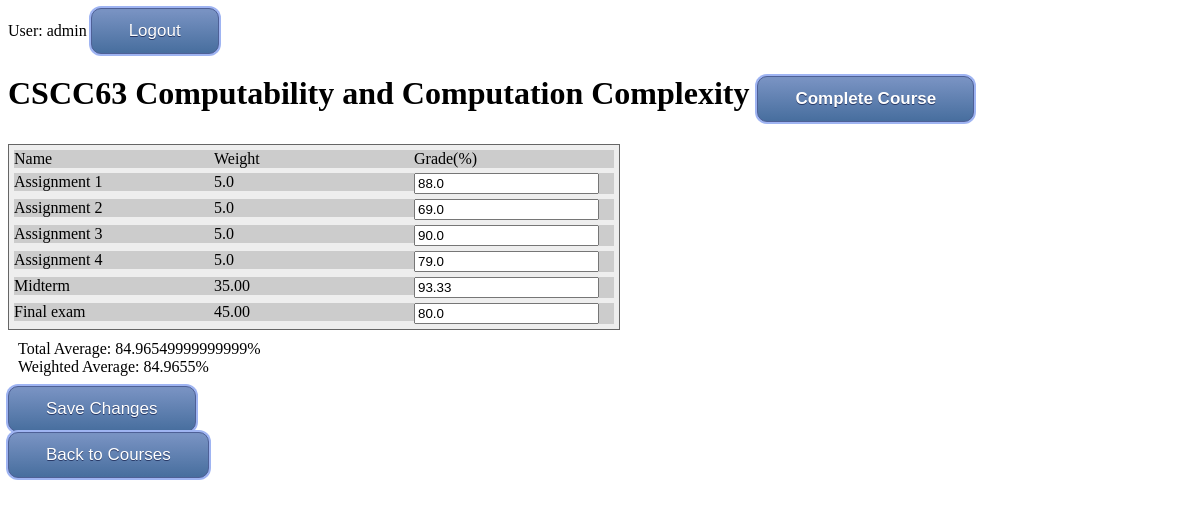
/courses/13/ (signed in), run on the app's committed database.
### courses/models.py (models this page shows, shortened)
class Course(models.Model):
    course_code = models.CharField(max_length=20)
    course_name = models.CharField(max_length=200)
    def validate_weight(self):
        weight = 0.0
        assessments = Assessment.objects.filter(course=self)
        for assessment in assessments:
            weight += float(assessment.weight)
        return (weight == 100.0)
    def getTotalAverage(self, user_id):
        if not Course.validate_weight(self):
            return 0.0
        mark = 0.0
        assessments = Assessment.objects.filter(course=self)
        for asm in assessments:
            grades = Grade.objects.filter(assessment=asm, user_id=user_id)
            weight = asm.weight/asm.components
            for grade in grades:
                mark += float(grade.mark) * float(weight) / 100
        return mark
    def getWeightedAverage(self, user_id):
        if not Course.validate_weight(self):
            return 0.0
        mark = 0.0
        availableMark = 0.0
        assessments = Assessment.objects.filter(course=self)
        for asm in assessments:
            grades = Grade.objects.filter(assessment=asm, user_id=user_id)
            weight = asm.weight/asm.components
            for grade in grades:
                if grade.mark > 0:
                    availableMark += float(weight)
                mark += (float(grade.mark)/100) * float(weight)
        if not availableMark: return 0
        return mark/availableMark * 100

class Assessment(models.Model):
    course = models.ForeignKey(Course, on_delete=models.CASCADE)
    name = models.CharField(max_length=100)
    components = models.IntegerField(default=1)
    weight = models.DecimalField(decimal_places=2, max_digits=4)

class Grade(models.Model):
    user_id = models.IntegerField(default=1)
    assessment = models.ForeignKey(Assessment, on_delete=models.CASCADE)
    mark = models.FloatField(default=0.0)
    component = models.IntegerField(default=1)

### courses/views.py (the view)
# urls.py: path('<int:pk>/', views.DetailView.as_view(), name='detail'),
class DetailView(generic.DetailView):
    model = Course
    template_name = 'courses/detail.html'
    def get_queryset(self):
        return Course.objects

### courses/templatetags/courses_extra.py (called while the page is built)
@register.filter
def filter_range(start, end):
    return range(start, end+1)

@register.filter
def div(value, arg):
    return int(value) / int(arg)

@register.simple_tag
def getMark(assessment_id, c, user_id):
    a = Assessment.objects.get(pk=assessment_id)
    try:
        return float(a.grade_set.get(component=c, user_id=user_id).mark)
    except(Grade.DoesNotExist):
        return 0.0

@register.filter
def getTotalAverage(course_id, user_id):
    c = Course.objects.get(pk=course_id)
    return c.getTotalAverage(user_id)

@register.filter
def getWeightedAverage(course_id, user_id):
    c = Course.objects.get(pk=course_id)
    return c.getWeightedAverage(user_id)

### courses/templates/courses/detail.html (shortened to what this page needs)
{% load static %}
{% load courses_extra %}
<link rel="stylesheet" type="text/css" href="{% static 'courses/detail.css' %}">
<link rel="stylesheet" type="text/css" href="{% static 'courses/style.css' %}">
{% if user.is_authenticated %}
<div id = "auth_nav">
User: {{ user.get_username }}  <a class="button" href="{% url 'logout'%}?next={{request.path}}">Logout</a>
</div>
<h1>{{ course.course_code }} {{course.course_name}} <a class="button" href="{% url 'courses:complete_course_req' course.id %}">Complete Course</a></h1>
<form action="{% url 'courses:set_grade' course.id %}" method="post">
    <div class="table">
        <div class="row">
            <div class="cell">Name</div>
            <div class="cell">Weight</div>
            <div class="cell">Grade(%)</div>
        </div>
        {% for assessment in course.assessment_set.all %}
        {% if assessment.components > 1 %}
        {% for i in 1|filter_range:assessment.components %}
        <div class="row">
            <div class="cell">{{assessment.name}} {{i}}</div>
            <div class="cell">{{assessment.weight|div:assessment.components}}</div>
            <div class="cell">
                <input type="text" name="{{assessment.id}}_{{i}}" value="{% getMark assessment.id i user.id %}" required
                    pattern="^(?:\d{1,2}(?:\.\d{1,2})?|100(?:\.0?0)?)" />
            </div>
        </div>
        {% endfor %}
        {% else%}
        <div class="row">
            <div class="cell">{{assessment.name}}</div>
            <div class="cell">{{assessment.weight}}</div>
            <div class="cell">
                <input type="text" name="{{assessment.id}}_1" value="{% getMark assessment.id 1 user.id %}" required
                    pattern="^(?:\d{1,2}(?:\.\d{1,2})?|100(?:\.0?0)?)" />
            </div>
        </div>
        {% endif %}
        {% endfor %}
    </div>
    <div class="average">
        <div class="total">Total Average: {{course.id|getTotalAverage:user.id}}%</div>
        <div class="weighted">Weighted Average: {{course.id|getWeightedAverage:user.id}}%</div>
    </div>
    <input class="button" type="submit" value="Save Changes">
    <div>
        <a class="button" href="{% url 'courses:index' %}"> Back to Courses</a>
    </div>
</form>
{% else %}
<p> You are not authenticated, please
<a href="{% url 'login'%}?next={{request.path}}">Login</a></p>
{% endif %}

### courses/static/courses/detail.css (style rules this page uses)
.table { display: table; width: auto; background-color: #eee; border: 1px solid #666666; border-spacing: 5px; }
.row { display: table-row; width: auto; clear: both; }
.cell { float: left; display: table-column; width: 200px; background-color: #ccc; }
.average { margin: 10px; }

### courses/static/courses/style.css (style rules this page uses)
.button { -moz-box-shadow: 0px 0px 0px 2px #9fb4f2; -webkit-box-shadow: 0px 0px 0px 2px #9fb4f2; box-shadow: 0px 0px 0px 2px #9fb4f2; background:-webkit-gradient(linear, left top, left bottom, color-stop(0.05, #7892c2), color-stop(1, #476e9e)); background:-moz-linear-gradient(top, #7892c2 5%, #476e9e 100%); background:-webkit-linear-gradient(top, #7892c2 5%, #476e9e 100%); background:-o-linear-gradient(top, #7892c2 5%, #476e9e 100%); background:-ms-linear-gradient(top, #7892c2 5%, #476e9e 100%); background:linear-gradient(to bottom, #7892c2 5%, #476e9e 100%); filter:progid:DXImageTransform.Microsoft.gradient(startColorstr='#7892c2', endColorstr='#476e9e',GradientType=0); background-color:#7892c2; -moz-border-radius:10px; -webkit-border-radius:10px; border-radius:10px; border:1px solid #4e6096; display:inline-block; cursor:pointer; color:#ffffff; font-family:Arial; font-size:17px; padding:12px 37px; text-decoration:none; text-shadow:0px 1px 0px #283966; }

### data on the page
Course: course_code "CSCC63", course_name "Computability and Computation Complexity", id|getTotalAverage "84.96549999999999", id|getWeightedAverage "84.9655"
Assessment: name "Assignment" "Assignment" "Assignment" "Assignment", 1 "1" "2" "3" "4", weight|div "5.0" "5.0" "5.0" "5.0", id.mark "88.0" "69.0" "90.0" "79.0"
Assessment: name "Midterm", weight "35.00", id.mark "93.33"
Assessment: name "Final exam", weight "45.00", id.mark "80.0"

### other printed values
{{ user.get_username }} "admin"
